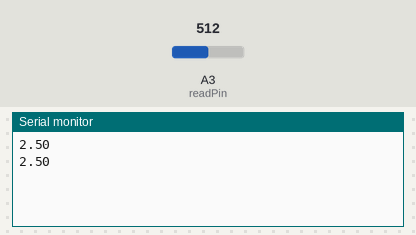
Bench run of a sketch on a simulated Arduino Uno, built with avr-gcc and run on an emulated ATmega328P. Parts: the last lines printed to the serial monitor. The test bench sets the inputs (shaded band); at power-on: A3 (readPin) = 512.

Above: at 1.8 s.
1.9 s: A3 (readPin) set to 716
At 2.8 s:
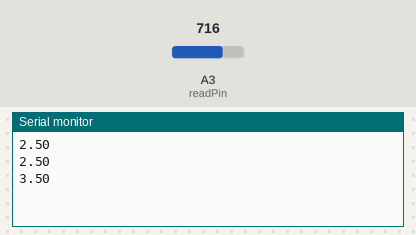
3.4 s: A3 (readPin) set to 900
At 4.4 s:
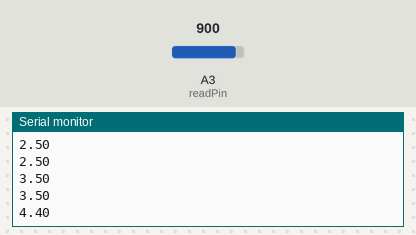
Timing chart, 0 to 6.4 s (numbered marks = the images above; inputs shaded):
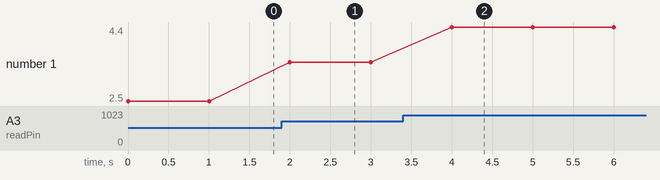

Measured:
- after the input at 1.9 s, the serial monitor: prints a new line after 0.10 s (image 1)
- after the input at 3.4 s, the serial monitor: prints a new line after 0.60 s (image 2)
- plotted number 1: 2.5 → 3.5 after the input at 1.9 s, 3.5 → 4.4 after the input at 3.4 s

The sketch:

VoltMeter_usinG_uno.ino
```cpp
// C++ code
//
int readPin = A3;
int readVal;
float V2 = 0;
int time = 1000;
void setup()
{
  pinMode(readPin, INPUT);
  Serial.begin(9600);
}

void loop()
{
  readVal = analogRead(readPin);
  V2 = (5.0/1023.0)*readVal;
  Serial.println(V2);
  delay(time);
}
```
